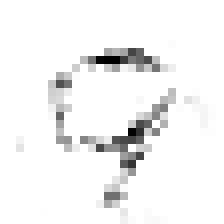
#> input picture numbers/test.bmp, 28 x 28 px (shown 8 times larger)
$ python '手写体识别.py'
#> lines starting #> are read from the running program, lines starting #| are printed output that depends on the picture; after the words box and inside, x2 and y2 are one past the last pixel; in counts of white or black regions, pixels touching at a corner belong together
# [65 lines of commented-out code are left out]


import cv2
im = cv2.imread('test.bmp', cv2.IMREAD_GRAYSCALE)
#> im is the input picture: shape (28, 28); min 0, max 255, mean 242.7
r, rst = cv2.threshold(im, 210, 255, cv2.THRESH_BINARY)
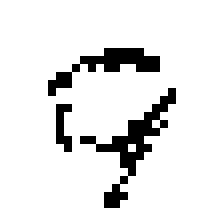
#> rst: shape (28, 28) (shown 8 times larger); 90.3% white; black in thin lines or dots, all inside (x1, y1, x2, y2) = (6, 6, 22, 26)
# dst = cv2.adaptiveThreshold(im, 255, cv2.ADAPTIVE_THRESH_MEAN_C, cv2.THRESH_BINARY, 5, 3)
# cv2.imshow('im', dst)
cv2.imshow('im', rst)
cv2.waitKey()
cv2.destroyAllWindows()

$ run again, with numbers/xscn.jpg saved as numbers/test.bmp
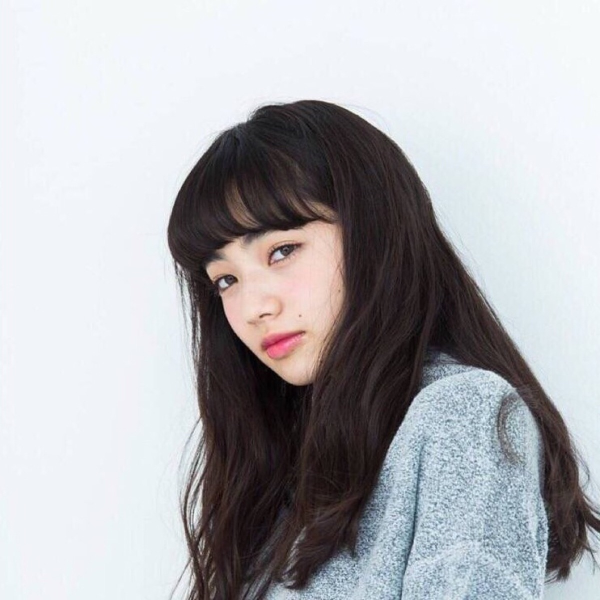
#> input picture numbers/xscn.jpg, 1200 x 1200 px (shown at 1/2 size)
#> `im = cv2.imread('test.bmp', cv2.IMREAD_GRAYSCALE)`:
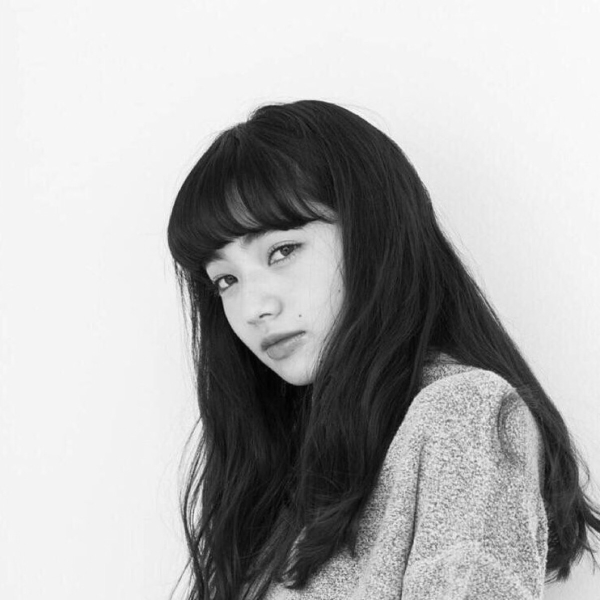
#> im: shape (1200, 1200) (shown at 1/2 size); min 0, max 254, mean 176.9
#> `r, rst = cv2.threshold(im, 210, 255, cv2.THRESH_BINARY)`:
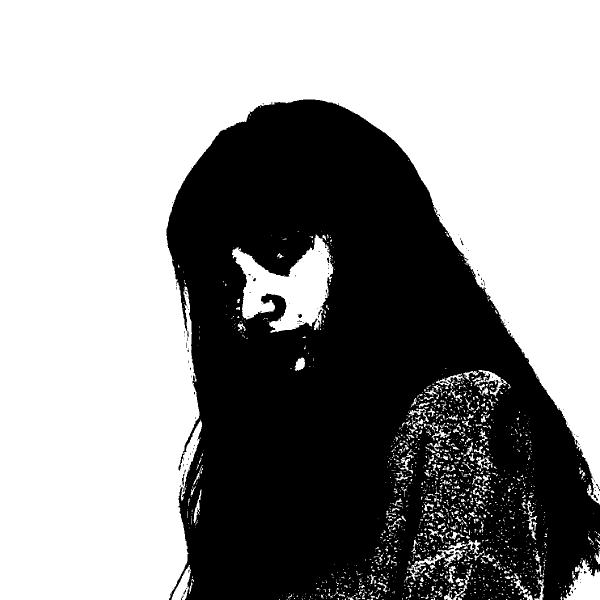
#> rst: shape (1200, 1200) (shown at 1/2 size); 59% white; 159 black regions (147 under 20 px), largest, box (x1, y1, x2, y2) and area: (333, 199, 1200, 1200) 589498, (595, 628, 604, 636) 48, (879, 762, 897, 768) 45
